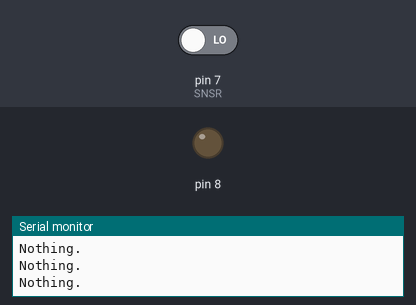
Recording of a sketch running on a simulated Arduino Uno, built with avr-gcc and run on an emulated ATmega328P. On the bench: output pins drawn as LEDs (lit = HIGH), the last lines printed to the serial monitor. Inputs (shaded band) come from the test bench; at power-on: pin 7 (SNSR) LOW.

Above: at 2.8 s.
2.9 s: pin 7 (SNSR) driven HIGH
At 4.2 s:
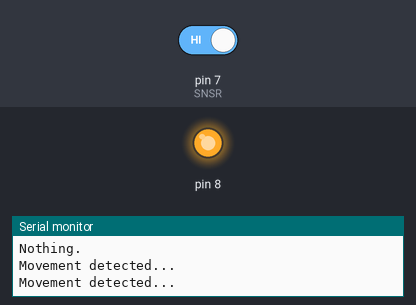
4.5 s: pin 7 (SNSR) driven LOW
At 5.8 s:
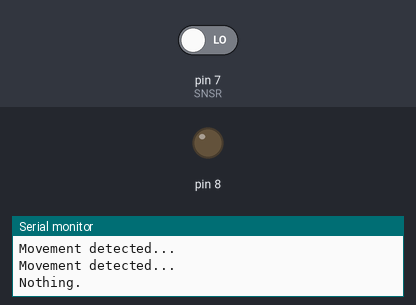
Timing chart, 0 to 7.5 s (numbered marks = the images above; inputs shaded):
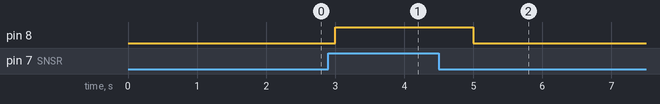

Measured:
- after the input at 2.9 s, pin 8: LOW → HIGH after 0.10 s
- after the input at 4.5 s, pin 8: HIGH → LOW after 0.50 s

The sketch:

Detected.ino
```cpp
#define SNSR 7 // HC-SR505 D7번 연결

void setup() {
  // Serial Monitor 사용, 9600 Rate
  Serial.begin(9600);

  pinMode(SNSR, INPUT);
  digitalWrite(SNSR, LOW);

  pinMode(8, OUTPUT);
}

void loop() {
  if (digitalRead(SNSR) == HIGH) {
    Serial.println("Movement detected...");
    digitalWrite(8, HIGH);
  } else {
    Serial.println("Nothing.");
    digitalWrite(8, LOW);
  }
  delay(1000);
}
```
